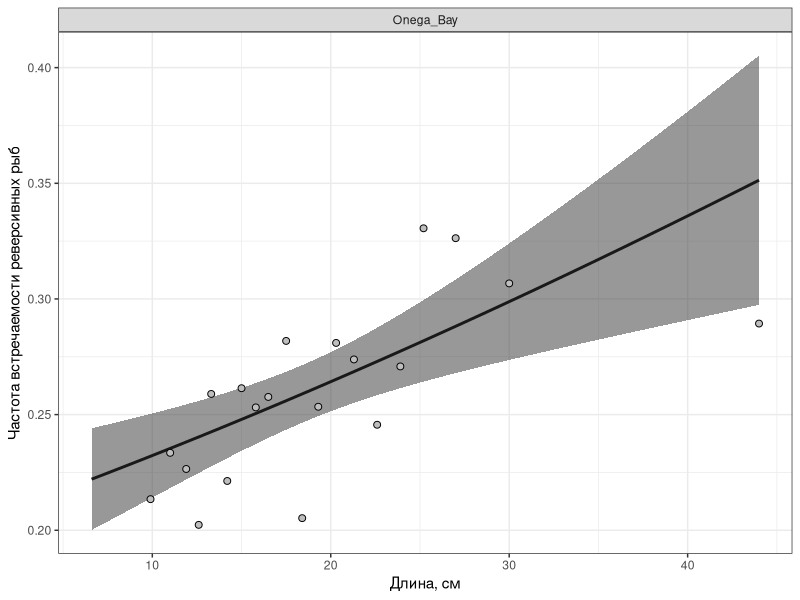

Here is the R script that generated this plot:
## ---- chunk 1
library(knitr)
opts_chunk$set(echo = FALSE, warning = FALSE, message = FALSE)

## ---- chunk 2
library(mgcv)
library(ggplot2)
library(dplyr)
library(broom)
library(car)


theme_set(theme_bw())

kam <- read.table("Data/kambala.csv", sep = ",", header = T, dec = ".")
kam$Orient <- kam$Sidedness
# str(kam)
kam$Outcome <- ifelse(kam$Orient == "Left", 1, 0)


kam$Bay <- factor(kam$Bay, levels = c("Onega_Bay", "Dvina_Bay","Kandalaksha_Bay", "Mezen_Bay" ))

## ---- chunk 3

Mod <- glm(Outcome ~  L * Sex*Bay, data = kam, family = "binomial")

## ---- chunk 4
drop1(Mod, test = "Chi")
Mod_2 <- update(Mod, . ~ . - L:Sex:Bay)

drop1(Mod_2, test = "Chi")
Mod_3 <- update(Mod_2, . ~ . - L:Sex)


drop1(Mod_3, test = "Chi")
Mod_4 <- update(Mod_3, . ~ . - Sex:Bay)

drop1(Mod_4, test = "Chi")
Mod_5 <- update(Mod_4, . ~ . - L:Bay)

drop1(Mod_5, test = "Chi")

Mod_6 <- update(Mod_5, . ~ . - Sex)

## ---- chunk 5
AIC(Mod, Mod_6)

kable(tidy(Mod_6))

## ---- chunk 6
# 
# new_data <- kam %>% group_by(Bay, Sex) %>% do(data.frame(L = seq(min(.$L), max(.$L), length.out = 100) ))
# 
# predicted <- predict(Mod_6, newdata = new_data, se.fit = T, type = "response")
# 
# new_data$Predicted <- predicted$fit
# new_data$SE <- predicted$se.fit
# 
# Left_prop <- kam %>% mutate(Size_class = ntile(x = L, n = 5)) %>% group_by(Bay, Sex, Size_class) %>% summarise(L_mean = mean(L), Left_prop = mean(Orient == "Left"))
# 
# new_data$Sex <- factor(new_data$Sex, labels = c("Самки", "Самцы"))
# 
# Left_prop$Sex <- factor(Left_prop$Sex, labels = c("Самки", "Самцы"))
# 
# new_data$Bay <- factor(new_data$Bay, levels = c("Kandalaksha_Bay", "Onega_Bay", "Dvina_Bay", "Mezen_Bay" )) 
# 
# 
# 
# 
# 
# 
# ggplot(new_data, aes(x = L, y = Predicted)) + 
#   geom_line(aes(color = Sex), size = 1) +  
#   geom_ribbon(aes(ymin = Predicted - 1.96*SE, ymax = Predicted + 1.96*SE, fill = Sex), alpha = 0.5 ) + 
#   geom_point(data = Left_prop, aes(x = L_mean, y = Left_prop, fill = Sex), shape = 21, size = 2) + 
#   facet_wrap(~ Bay, ncol = 2, scales = "free_y") +
#   labs(x = "Длина, см", y = "Частота встречаемости реверсивных рыб", fill ="Пол", color = "Пол") +
#   scale_fill_manual(values = c("pink", "blue"))





new_data <- kam %>% group_by(Bay) %>% do(data.frame(L = seq(min(.$L), max(.$L), length.out = 100) )) %>% filter(Bay == "Onega_Bay")

predicted <- predict(Mod_6, newdata = new_data, se.fit = T, type = "response")

new_data$Predicted <- predicted$fit
new_data$SE <- predicted$se.fit

Left_prop <- kam %>% group_by(Bay) %>% do(data.frame(L = .$L, Orient = .$Orient, Size_class = cut_number(x = .$L, n = 20))) %>% group_by(Bay,Size_class) %>% summarise(L_mean = max(L), Left_prop = mean(Orient == "Left"), N = n()) %>% filter(N>0)  %>% filter(Bay == "Onega_Bay")


  
  





ggplot(new_data, aes(x = L, y = Predicted)) + 
  geom_line( size = 1) +  
  geom_ribbon(aes(ymin = Predicted - 1.96*SE, ymax = Predicted + 1.96*SE), alpha = 0.5 ) + 
  geom_point(data = Left_prop, aes(x = L_mean, y = Left_prop), shape = 21, size = 2, fill = "gray") + 
  facet_wrap(~ Bay, ncol = 2) +
  labs(x = "Длина, см", y = "Частота встречаемости реверсивных рыб", fill ="Пол", color = "Пол") +
  scale_fill_manual(values = c("pink", "blue")) 
